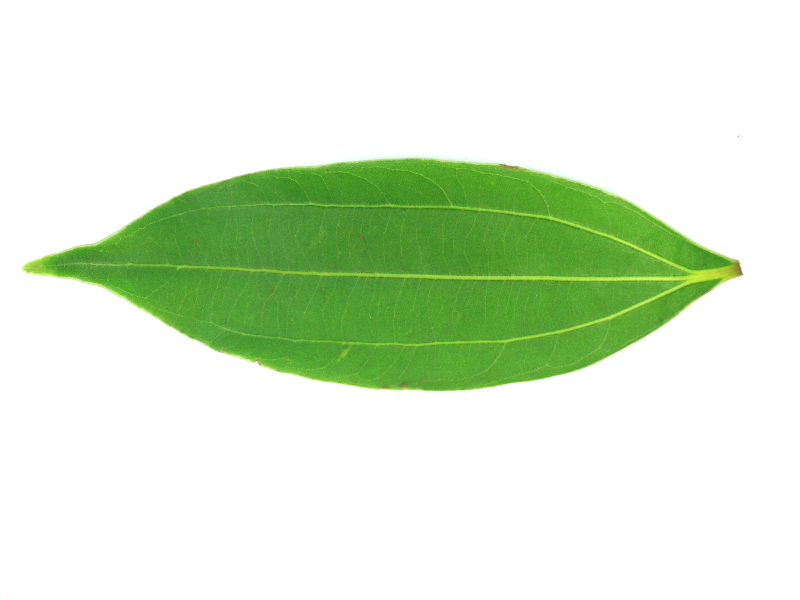
#> input picture image/divide/nine/1500.jpg, 1600 x 1200 px (shown at 1/2 size); its folder holds only this picture in this run
$ python pca.py
#> lines starting #> are read from the running program, lines starting #| are printed output that depends on the picture; after the words box and inside, x2 and y2 are one past the last pixel; in counts of white or black regions, pixels touching at a corner belong together
### hog_extract.py
"""

形状特征提取，提取出八个描述子
1）周长凹凸比：CP=D/Dt
2）面积凹凸比：CA=S/St
3）形状参数：F=4πS/D²
4）圆形度：C= D²/S
5）狭长度：N=L/W
6）矩形度：R=S/L×W
7）周长长度比：PRP=D/（L+W）
8）偏心率：e=√(1−(𝑊/2)"²" /(𝐿/2)"²" )
D为周长，计算边缘的像素点实现，通过计算个数表示周长
S为面积，在预处理过后的图像中计算黑色像素点的个数来实现
L W为叶片的长短轴，这个是相互垂直的，先找出叶片最长轴，然后找到垂直线能够延伸到叶片边缘为最短轴
凸包提取通过算法QuickHull实现，所谓凸包就是能够包围这个图像，计算周长和面积和上面类似

主要难点：提取周长，面积，长短轴，QuickHull凸包计算
"""
import numpy as np
import cv2 as cv
import pre_handle as pre
import math
square=1.414
Pi=3.1415

def edgeline(str):
    kernal=cv.getStructuringElement(cv.MORPH_RECT,(3,3))
    #腐蚀操作
    dilate_img=cv.dilate(str,kernal)
    erode_img=cv.erode(str,kernal)
    absdiff_img=cv.absdiff(dilate_img,erode_img);
    retval,threshold_img=cv.threshold(absdiff_img,0,255,cv.THRESH_BINARY);
    result=cv.bitwise_not(threshold_img);
    #cv.namedWindow('result',0);
    #cv.imshow('result',result);
    #cv.waitKey(0);
    return result;

#计算链码
def Freeman(str):
    original=cv.imread(str)
    img=edgeline(pre.binaryhandle(str))
    contours, hierarchy = cv.findContours(img,cv.RETR_TREE,cv.CHAIN_APPROX_NONE)
    cv.drawContours(original,contours[2],-1,(0,0,255),3)
    #cv.namedWindow('img',0)
    #cv.imshow('img',original)
    #cv.waitKey(0)
    print (type(contours[2]))
    print("轮廓总数为")
    print(np.size(contours))
    print(len(contours))
    print (len(contours[2]))
    lengh=len(contours[2])
    columns = []
    for i in range(lengh):
        columns.append(contours[2][i] - contours[2][i - 1])
    print("打印conlum")
    print(columns)
    print(columns[0])
    print (len(columns))
    print (columns[1][0][0])
    a = []
    for i in range(lengh):
        if columns[i][0][0] == 0 and columns[i][0][1] == -1:
            a.append(6)
        elif columns[i][0][0] == 0 and columns[i][0][1] == 1:
            a.append(2)
        elif columns[i][0][0] == 1 and columns[i][0][1] == 1:
            a.append(1)
        elif columns[i][0][0] == 1 and columns[i][0][1] == 0:
            a.append(0)
        elif columns[i][0][0] == 1 and columns[i][0][1] == -1:
            a.append(7)
        elif columns[i][0][0] == -1 and columns[i][0][1] == 1:
            a.append(3)
        elif columns[i][0][0] == -1 and columns[i][0][1] == 0:
            a.append(4)
        elif columns[i][0][0] == -1 and columns[i][0][1] == -1:
            a.append(5)
    print(a)
    return a;

#返回轮廓数组
# [135 lines left out: functions around, circumference, Area, quickHull, savaimg, tcircumference and 4 more, not called in this run]

#test区域
def calaround(str):
    '''
Todo
1）周长凹凸比：CP=D/Dt
2）面积凹凸比：CA=S/St
3）形状参数：F=4πS/D²
4）圆形度：C= D²/S
5）狭长度：N=L/W
6）矩形度：R=S/L×W
7）周长长度比：PRP=D/（L+W）
8）偏心率：e=√(1−(𝑊/2)"²" /(𝐿/2)"²" )
    '''
    #基本数据，最后返回需要是float类型
    D=circumference(Freeman(str));
    S=Area(str);
    Dt=tArea(str);
    St=tcircumference(str);
    CP=D/Dt;
    CA=S/St;
    L=longdist(str);
    W=shortdist(str);
    F=4*Pi*S/D**2
    C=D**2/S
    N=L/W
    R=S/L*W
    PRP=D/(L+W)
    e=(((1-(W/2))**2)/((L/2)**2))**0.5
    return [CP,CA,F,C,N,R,PRP,e]
#toge=around('image/test.jpg')
#print(toge.shape)

### pre_handle.py
# 这里进行预处理步骤
import numpy as np
import cv2 as cv
#灰度处理，采用加权平均法得方式进行处理
# [15 lines left out: function grayhandle, not called in this run]
#调用函数
#print(grayhandle('image/test.jpg'));
#cv.imshow('gray',grayhandle('image/test.jpg'));
#cv.waitKey(0);
#这里维数很高，矩阵形式显示

#图像二值化,输入灰度化的矩阵，输出二值化矩阵
#这里是直接调用的方法实现，并且输入的图像必须是灰度图像
def binaryhandle(str):
    img=cv.imread(str)
    gray=cv.cvtColor(img,cv.COLOR_BGR2GRAY)
    ret,binary=cv.threshold(gray, 0, 255, cv.THRESH_OTSU)
    print(binary.shape)
    '''
    for i in  range(binary.shape[0]):
        for j in range(binary.shape[1]):
            if binary[i][j]==0:
                binary[i][j]=255;
            else:
                binary[i][j] = 0;
    cv.namedWindow('binary',0)
    cv.imshow('binary',binary);
    cv.waitKey(0)
    '''
    return binary;

#gamma校正
# [9 lines left out: function gammahandle, not called in this run]

#print(grayhandle('image/test.jpg'));
#cv.imshow('gray',grayhandle('image/test.jpg'));
#cv.waitKey(0);
# [5 lines that do not run on import are left out]

### pca.py
'''
Todo 主成分降维
这里只是输入了最后融合得12维特征还需要增，不过先看看效果做出对比性
'''
import os
import numpy as np
from pandas import Series,DataFrame
import pandas as pd
import hog_extract as hx
import glcm_extract as gx
from sklearn import svm
import time

def create_csv():
    print("****")
    pd.read_csv('leaf.csv',header=None,names=["CP","CA","F","C","N","R","PRP","e","asm","con","eng","idm"])
    return 1;

def add(list):
    df = pd.DataFrame(columns=("CP","CA","F","C","N","R","PRP","e","asm","con","eng","idm"))
    df.loc['one'] = list

def gerneratefile(str):
    list=[]
    list1=hx.calaround(str);
    list2=gx.test(str);
    for i in range(8):
        list.append(list1[i])
    for j in range(4):
        list.append(list2[j])
    print("*****打印生成参数名称")
    print(list)
    print(len(list))
    add(list)
    return list;

def reverselist(rootdir):
#> called with rootdir = 'image/divide'
    list = os.listdir(rootdir)
    matrix=[]
    matrix.append(list)
    matrixtemp=[]
    # 这里将文件夹名存入数组，用pandas进行操作
    for filename in list:
        temp = []
        chiledir = 'image/divide/' + filename
        #print(chiledir)#分类类别，也作为文件名存在
        listchild = os.listdir(chiledir)
        for filedir in listchild:
            realdir = chiledir + '/' + filedir
            #print(realdir)  # 准确的文件路径
            temp.append(realdir)
        matrixtemp.append(temp)
#> pass 2 of the loop in reverselist, `for filename in list:`:
    matrix.append(matrixtemp)
    return matrix;

if __name__ == "__main__":
    start=time.perf_counter()
    columns = ["CP", "CA", "F", "C", "N", "R", "PRP", "e", "asm", "con", "eng", "idm", "divide"]
    df = pd.DataFrame({}, columns=columns)#构造空的DataFram
    cout=0#总数需要计算出来
    list=[]
    getdir=reverselist('image/divide')
    listdiv=getdir[0]#类别名称

    for m in range(len(listdiv)):
            for n in range(len(getdir[1][m])):
                try:
                    listtemp = gerneratefile(getdir[1][m][n])
#> in Freeman, original is the input picture: shape (1200, 1600, 3); mean B, G, R 208.7, 233.8, 217.3
#> in binaryhandle, `gray=cv.cvtColor(img,cv.COLOR_BGR2GRAY)`:
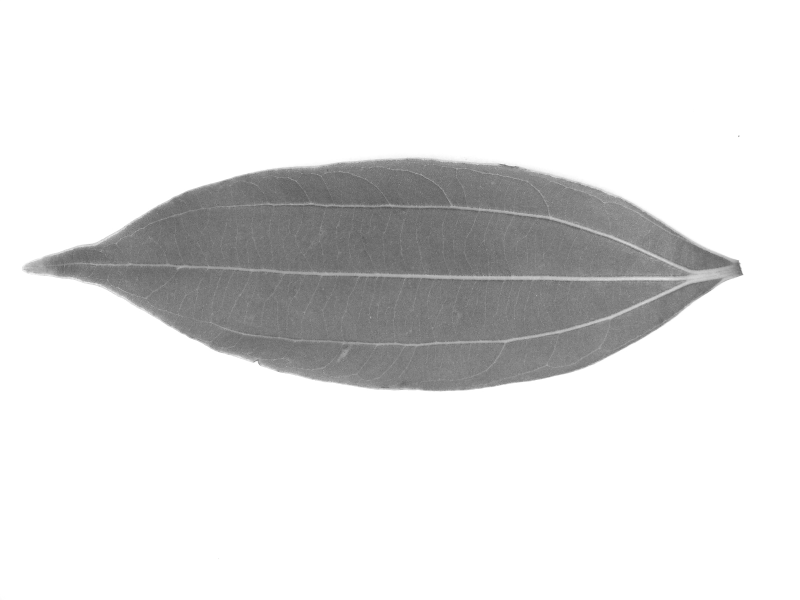
#> gray: shape (1200, 1600) (shown at 1/2 size); min 73, max 255, mean 226
#> in binaryhandle, `ret,binary=cv.threshold(gray, 0, 255, cv.THRESH_OTSU)`:
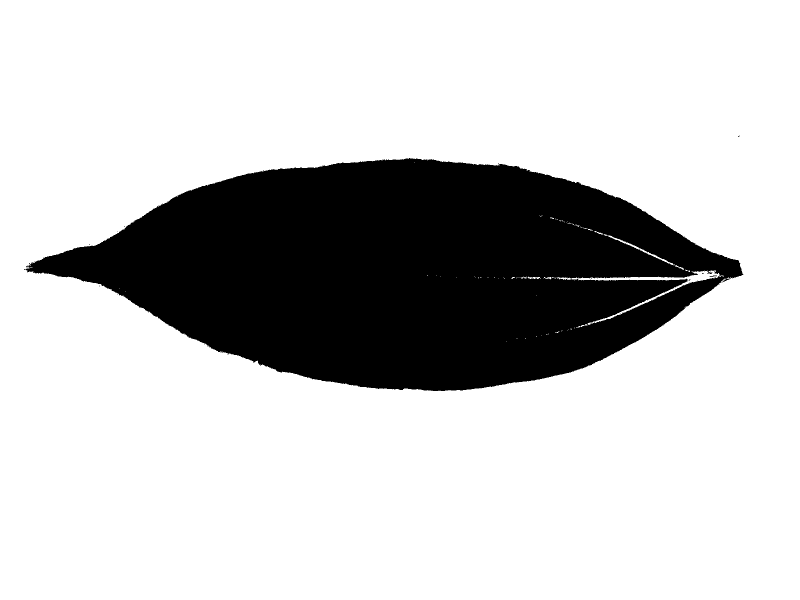
#> binary: shape (1200, 1600) (shown at 1/2 size); 77.7% white; 20 black regions (18 under 20 px), largest, box (x1, y1, x2, y2) and area: (48, 316, 1487, 782) 427595, (1419, 551, 1434, 554) 23
#> in binaryhandle, `ret,binary=cv.threshold(gray, 0, 255, cv.THRESH_OTSU)`: ret = 190
#| (1200, 1600)
#> in edgeline, `kernal=cv.getStructuringElement(cv.MORPH_RECT,(3,3))`: kernal = [[1, 1, 1], [1, 1, 1], [1, 1, 1]]
#> in edgeline, `dilate_img=cv.dilate(str,kernal)`:
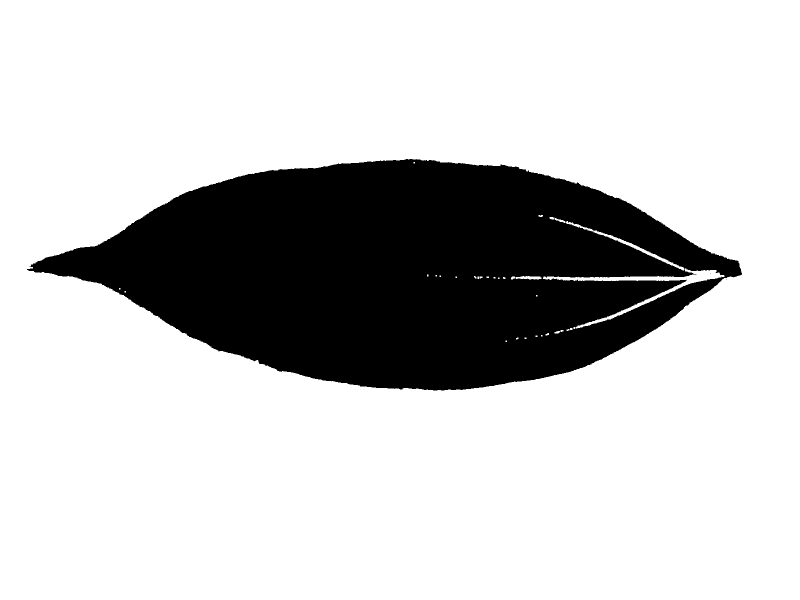
#> dilate_img: shape (1200, 1600) (shown at 1/2 size); 78.1% white; 3 black regions (2 under 20 px), largest, box (x1, y1, x2, y2) and area: (54, 318, 1484, 781) 420289
#> in edgeline, `erode_img=cv.erode(str,kernal)`:
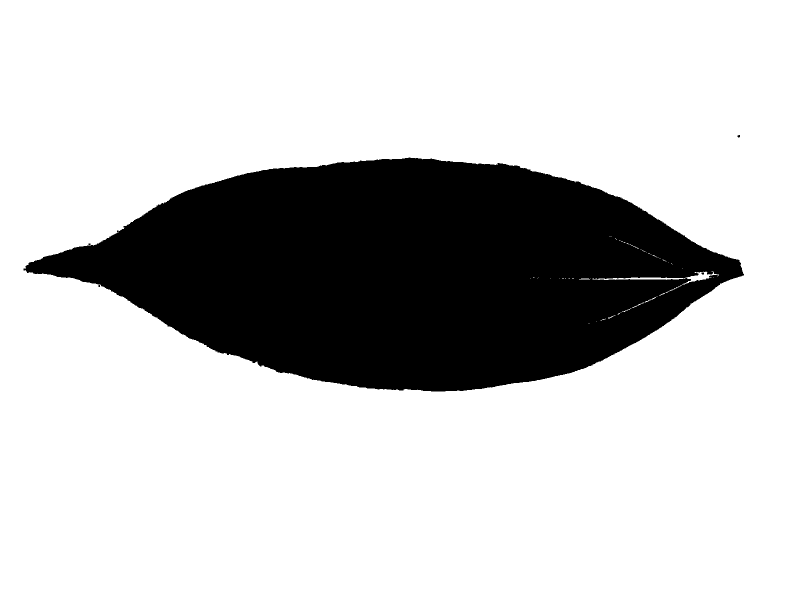
#> erode_img: shape (1200, 1600) (shown at 1/2 size); 77.4% white; 5 black regions (3 under 20 px), largest, box (x1, y1, x2, y2) and area: (47, 315, 1488, 783) 434381, (1475, 270, 1480, 275) 21
#> in edgeline, `absdiff_img=cv.absdiff(dilate_img,erode_img);`:
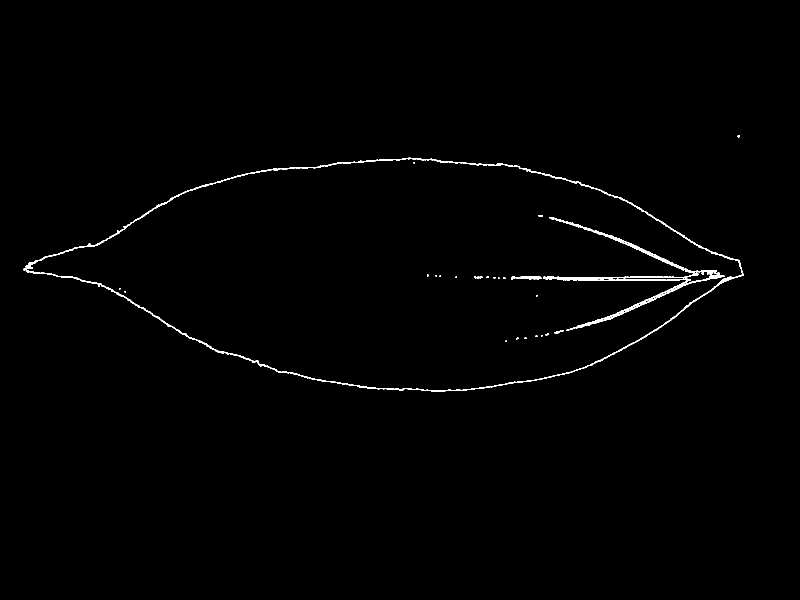
#> absdiff_img: shape (1200, 1600) (shown at 1/2 size); 0.74% white in thin lines or dots, all inside (x1, y1, x2, y2) = (47, 270, 1488, 783)
#> in edgeline, `result=cv.bitwise_not(threshold_img);`:
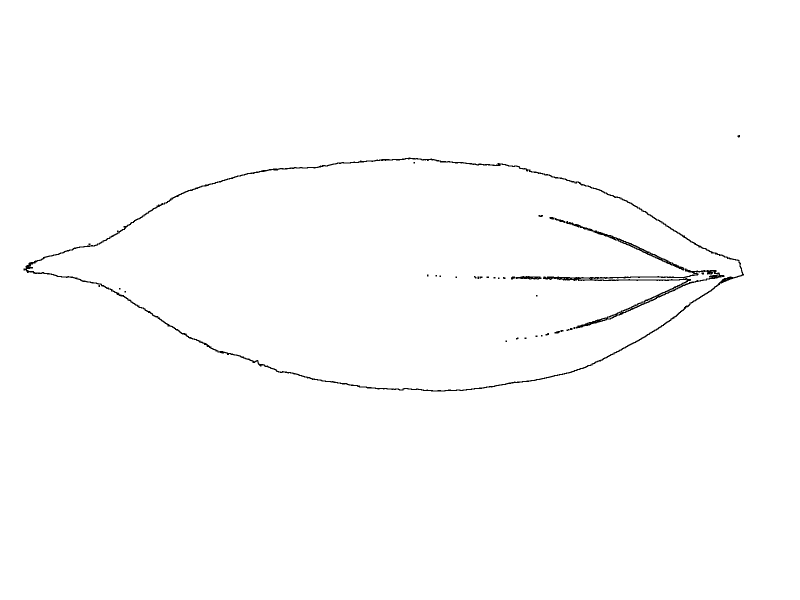
#> result: shape (1200, 1600) (shown at 1/2 size); 99.3% white; black in thin lines or dots, all inside (x1, y1, x2, y2) = (47, 270, 1488, 783)
#> in Freeman, `contours, hierarchy = cv.findContours(img,cv.RETR_TREE,cv.CHAIN_APPROX..`: contours = 91 contours, 67 with area under 20; largest, box (x1, y1, x2, y2) and area: (0, 0, 1600, 1200) 1917201, (46, 314, 1489, 784) 437410, (54, 318, 1484, 781) 425840, (1085, 536, 1450, 658) 5514, (1131, 441, 1370, 542) 1592
#| <class 'numpy.ndarray'>
                    listtemp.append(m)  # 序列记录，也就是类别记录
                    list.append(listtemp)
                    cout += 1
                except Exception as e:
                    pass
                continue
#> pass 2 of the loop `for m in range(len(listdiv)):`:
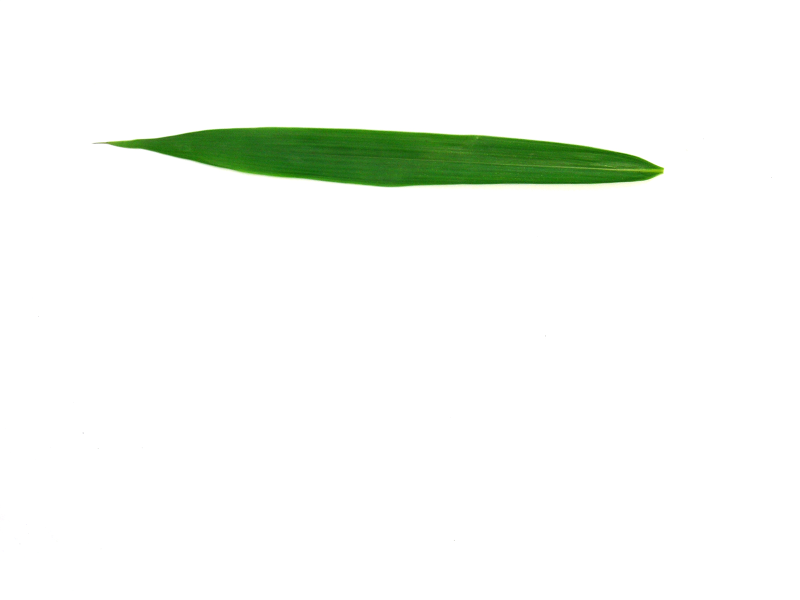
#> input picture image/divide/one/1003.jpg, 1600 x 1200 px (shown at 1/2 size)
#> in Freeman, original is the input picture: shape (1200, 1600, 3); mean B, G, R 244.3, 248.6, 245.4
#> in binaryhandle (call 2), `ret,binary=cv.threshold(gray, 0, 255, cv.THRESH_OTSU)`:
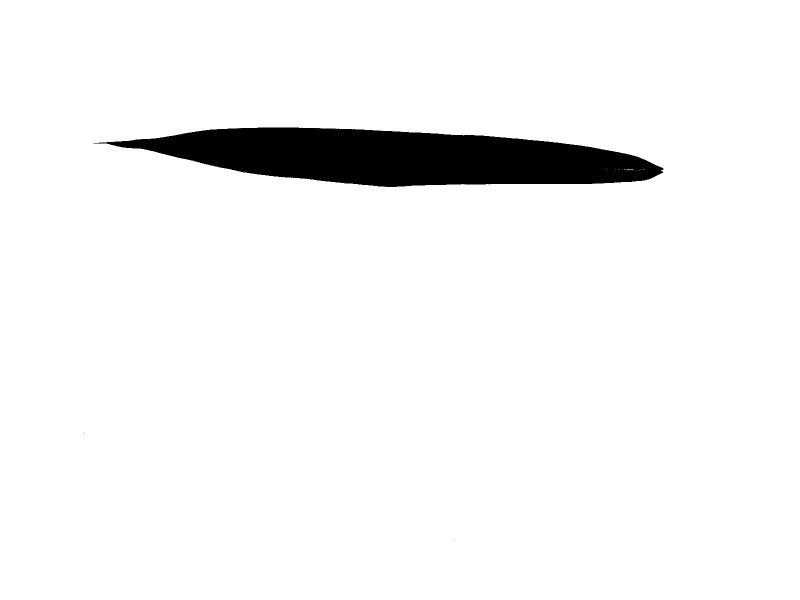
#> binary: shape (1200, 1600) (shown at 1/2 size); 95.4% white; 3 black regions (2 under 20 px), largest, box (x1, y1, x2, y2) and area: (187, 255, 1327, 374) 87682
#> ret = 170
#| (1200, 1600)
#> dilate_img: shape (1200, 1600); 95.6% white; 1 black region, box (x1, y1, x2, y2) and area: (214, 256, 1325, 373) 85001
#> erode_img: shape (1200, 1600); 95.3% white; 3 black regions (2 under 20 px), largest, box (x1, y1, x2, y2) and area: (186, 254, 1328, 375) 90288
#> absdiff_img: shape (1200, 1600); 0.28% white in thin lines or dots, all inside (x1, y1, x2, y2) = (165, 254, 1328, 1082)
#> in edgeline (call 2), `result=cv.bitwise_not(threshold_img);`:
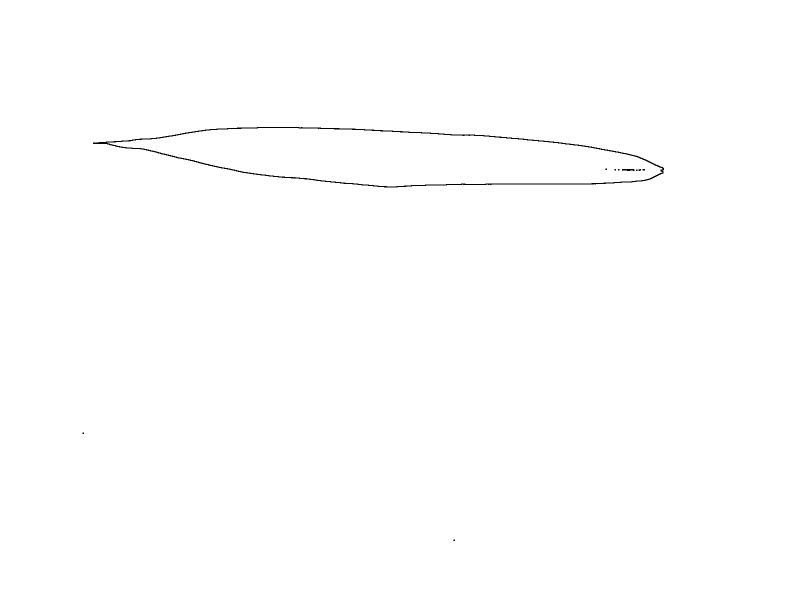
#> result: shape (1200, 1600) (shown at 1/2 size); 99.7% white; black in thin lines or dots, all inside (x1, y1, x2, y2) = (165, 254, 1328, 1082)
#> contours = 12 contours, 6 with area under 20; largest, box (x1, y1, x2, y2) and area: (0, 0, 1600, 1200) 1917201, (185, 253, 1329, 376) 91436, (214, 256, 1325, 373) 84034, (1243, 337, 1270, 343) 110, (1276, 337, 1283, 343) 23, (1284, 337, 1291, 342) 22
#| <class 'numpy.ndarray'>


    matrix = np.matrix(list)
    for i in range(cout):
        data = {
            'CP':  matrix[i, 0].tolist(),
            'CA':  matrix[i, 1].tolist(),
            'F':   matrix[i, 2].tolist(),
            'C':   matrix[i, 3].tolist(),
            'N':   matrix[i, 4].tolist(),
            'R':   matrix[i, 5].tolist(),
            'PRP': matrix[i, 6].tolist(),
            'E':   matrix[i, 7].tolist(),
            'ASM': matrix[i, 8].tolist(),
            'CON': matrix[i, 9].tolist(),
            'ENG': matrix[i,10].tolist(),
            'IDM': matrix[i,11].tolist(),
            'DIV': matrix[i,12].tolist(),
        }
        df = df.append(data, ignore_index=True)
    df.to_csv(path_or_buf='leaf.csv')


    # list1=[1,2,3,4,5,6,7,8,9,10]
    # list2=[11,12,13,14,15,16,17,18,19,20]
    # list.append(list1)
    # list.append(list2)
    #matrixnew=np.transpose(matrix)
    # matrixx=np.row_stack(gerneratefile('exchange/image/test.jpg'))
    # matrixx=np.row_stack(gerneratefile('exchange/image/test1.jpg'))
    #转置
    # listt=np.transpose(matrixx)
    # print(listt)
    # for i in range(len(listt)):
    #     listt[i].append("four")
    #按照列添加13列
    #建立字典data
    #建立空的DataFram

    #主要分类目录，divide目录作为主目录
    #读取所有文件，文件夹名称作为分类类别写入，12个参数作为特征写入，共13列,采用pandas的DataFrame操作
    #matrixx=reverselist('image/divide')
    #print(matrixx[1][0])

    #
    #这里不断新建DataFram

    elapsed=(time.perf_counter()-start)
    print("time used:",elapsed)
